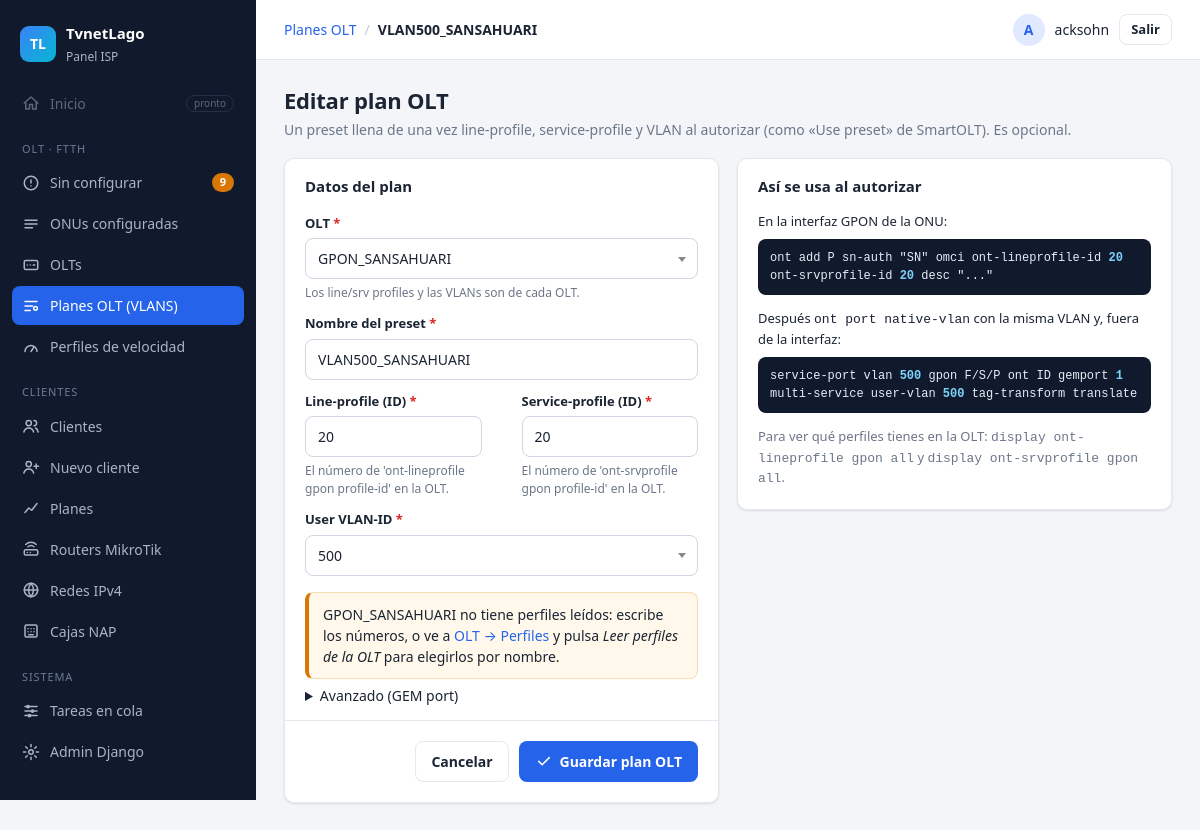
The app's page /olt/planes-olt/4/ (signed in) with its own data.
### Aplicaciones/ServerOLT/models.py (models this page shows, shortened)
class PlanOLT(models.Model):
    olt = models.ForeignKey(OLT, on_delete=models.CASCADE, related_name="planes", null=True, blank=True,
                            help_text="Vacío = plan viejo (de antes del paso 20): edítalo y elige su OLT")
    nombre = models.CharField(max_length=50)
    lineprofile_id = models.PositiveIntegerField()
    srvprofile_id = models.PositiveIntegerField()
    vlan = models.PositiveIntegerField()
    gemport = models.PositiveIntegerField(default=1)

class OLT(models.Model):
    PROTOCOLOS = [("ssh", "SSH"), ("telnet", "Telnet")]
    nombre = models.CharField(max_length=50, unique=True)
    host = models.CharField(max_length=100)
    puerto_ssh = models.PositiveIntegerField("Puerto (SSH o Telnet)", default=22)
    usuario = models.CharField(max_length=50)
    clave = models.CharField(max_length=100)
    protocolo = models.CharField(max_length=6, choices=PROTOCOLOS, default="ssh")
    solo_lectura = models.BooleanField(
        default=False,
        help_text="Márcalo si esta OLT la maneja otro sistema (ej. SmartOLT): "
                  "solo se lee, nunca se autoriza ni se da de baja desde aquí.")
    snmp_comunidad = models.CharField(max_length=50, blank=True)
    snmp_puerto = models.PositiveIntegerField(default=161)
    activa = models.BooleanField(default=True)
    ACCIONES = [("", "—"), ("info", "Leyendo info de la OLT"),
                ("puertos", "Leyendo puertos PON"), ("puerto", "Cambiando puertos PON"),
                ("reset_pon", "Reiniciando ONUs de un puerto"),
                ("vlans", "Leyendo VLANs"), ("crear_vlan", "Creando VLANs"),
                ("perfiles_ont", "Leyendo perfiles")]
    modelo_equipo = models.CharField("Modelo", max_length=40, blank=True)
    version = models.CharField("Versión", max_length=60, blank=True)
    encendida_desde = models.DateTimeField(null=True, blank=True)
    tarjetas = models.JSONField(default=list, blank=True)
    conectada = models.BooleanField(null=True, blank=True, help_text="Resultado de la última conexión")
    info_leida = models.DateTimeField(null=True, blank=True)
    accion_pendiente = models.CharField(max_length=12, choices=ACCIONES, blank=True, default="")
    accion_desde = models.DateTimeField(null=True, blank=True)
    ultimo_error = models.TextField(blank=True)
    perfiles = models.JSONField(default=dict, blank=True)
    def __str__(self):
        return self.nombre
    MINUTOS_TRABADA = 5  # paso 20b: una orden de OLT que no termina en este tiempo se da por fallida

### Aplicaciones/ServerOLT/views.py (the view)
# urls.py: path("planes-olt/<int:pk>/", views.plan_olt_form, name="plan_olt_editar"),
@login_required
def plan_olt_form(request, pk=None):
    if not request.user.has_perm("ServerOLT.change_planolt" if pk else "ServerOLT.add_planolt"):
        raise PermissionDenied
    plan = get_object_or_404(PlanOLT, pk=pk) if pk else None
    inicial = {"olt": int(request.GET["olt"])} if str(request.GET.get("olt", "")).isdigit() else None
    form = PlanOLTForm(request.POST or None, instance=plan, initial=inicial)
    if request.method == "POST" and form.is_valid():
        plan = form.save()
        messages.success(request, f"Plan OLT «{plan.nombre}» guardado. Se usará en las próximas "
                                  f"autorizaciones; las ONUs ya autorizadas no cambian.")
        return redirect(f"{reverse('olt:planes_olt')}?olt={plan.olt_id or ''}")
    usadas = plan.onu_set.filter(ont_id__isnull=False).count() if plan else 0
    return render(request, "olt/plan_olt_form.html", {"form": form, "plan": plan, "usadas": usadas})

### Aplicaciones/ServerOLT/context_processors.py (called while the page is built)
def menu(request):
    if not request.user.is_authenticated:
        return {}
    return {"menu_pendientes": ONU.objects.filter(estado="sin_autorizar").count()}

### Aplicaciones/ServerOLT/models.py (called while the page is built)
    def __str__(self):
        return f"{self.vlan_id}" + (f" - {self.descripcion}" if self.descripcion else "")

### Aplicaciones/ServerOLT/templates/olt/plan_olt_form.html (shortened to what this page needs)
{% extends "panel/base.html" %}
{% block migas %}<a href="{% url 'olt:planes_olt' %}">Planes OLT</a><span class="sep">/</span><strong>{% if plan %}{{ plan.nombre }}{% else %}Nuevo{% endif %}</strong>{% endblock %}
{% block contenido %}
<div class="cabecera">
  <div>
    <h1>{% if plan %}Editar plan OLT{% else %}Nuevo plan OLT{% endif %}</h1>
    <p class="sub">Un preset llena de una vez line-profile, service-profile y VLAN al autorizar (como «Use preset» de SmartOLT). Es opcional.</p>
  </div>
</div>
<form method="post" class="formulario-ancho" novalidate>
  <div class="rejilla-2">
    <div class="tarjeta formulario">
      <div class="tarjeta-titulo">Datos del plan</div>
      {% with campo=form.olt %}{% include "clientes/_campo.html" %}{% endwith %}
      {% with campo=form.nombre %}{% include "clientes/_campo.html" %}{% endwith %}
      <div class="campos-2">
        {% with campo=form.lineprofile_id %}{% include "clientes/_campo.html" %}{% endwith %}
        {% with campo=form.srvprofile_id %}{% include "clientes/_campo.html" %}{% endwith %}
      </div>
      {% with campo=form.vlan %}{% include "clientes/_campo.html" %}{% endwith %}
      {% if form.olt_elegida and not form.olt_elegida.perfiles_ont.exists %}
      <div class="aviso aviso-warning"><span>{{ form.olt_elegida.nombre }} no tiene perfiles leídos: escribe los números, o ve a
        <a href="{% url 'olt:perfiles_ont' form.olt_elegida.pk %}">OLT → Perfiles</a> y pulsa <em>Leer perfiles de la OLT</em> para elegirlos por nombre.</span></div>
      {% endif %}
      <details {% if form.gemport.errors %}open{% endif %}><summary>Avanzado (GEM port)</summary>
      </details>
      <div class="acciones">
        <a class="btn btn-fantasma" href="{% url 'olt:planes_olt' %}{% if plan.olt_id %}?olt={{ plan.olt_id }}{% endif %}">Cancelar</a>
        <button class="btn btn-primario" type="submit" data-cargando="Guardando…">
          <svg viewBox="0 0 24 24"><path d="M5 12.5l4.5 4.5L19 7.5"/></svg> Guardar plan OLT</button>
      </div>
    </div>
    <div class="tarjeta formulario">
      <div class="tarjeta-titulo">Así se usa al autorizar</div>
      <div class="pasos">
        <p>En la interfaz GPON de la ONU:</p>
        <code>ont add P sn-auth "SN" omci ont-lineprofile-id <b id="v-line">{{ form.lineprofile_id.value|default:"L" }}</b> ont-srvprofile-id <b id="v-srv">{{ form.srvprofile_id.value|default:"S" }}</b> desc "..."</code>
        <p>Después <span class="mono">ont port native-vlan</span> con la misma VLAN y, fuera de la interfaz:</p>
        <code>service-port vlan <b id="v-vlan">{{ form.vlan.value|default:"V" }}</b> gpon F/S/P ont ID gemport <b id="v-gem">{{ form.gemport.value|default:"G" }}</b> multi-service user-vlan <b class="v-vlan2">{{ form.vlan.value|default:"V" }}</b> tag-transform translate</code>
        <p class="tenue chico">Para ver qué perfiles tienes en la OLT: <span class="mono">display ont-lineprofile gpon all</span> y <span class="mono">display ont-srvprofile gpon all</span>.</p>
      </div>
    </div>
  </div>
</form>
{% endblock %}

### templates/panel/base.html (shortened to what this page needs)
{% load static %}<!DOCTYPE html>
<html lang="es">
<head>
  <link rel="stylesheet" href="{% static 'vendor/select2/select2.min.css' %}">
  <link rel="stylesheet" href="{% static 'css/panel.css' %}">
</head>
<body>
<div class="app">
  <aside class="sidebar" id="sidebar">
    <div class="marca">
      <span class="marca-logo">TL</span>
      <div><strong>TvnetLago</strong><small>Panel ISP</small></div>
    </div>
    {% with ruta=request.resolver_match.view_name %}
    <nav>
      <a class="item deshabilitado" title="Próximamente">
        <svg viewBox="0 0 24 24"><path d="M3 12l9-8 9 8M5 10v10h5v-6h4v6h5V10"/></svg>
        Inicio <span class="pronto">pronto</span>
      </a>
      <p class="seccion">OLT · FTTH</p>
      <a class="item {% if ruta == 'olt:sin_configurar' or ruta == 'olt:autorizar' %}activo{% endif %}"
         href="{% url 'olt:sin_configurar' %}">
        <svg viewBox="0 0 24 24"><circle cx="12" cy="12" r="9"/><path d="M12 8v4M12 16h.01"/></svg>
        Sin configurar
        <span id="menu-pendientes" data-vivo class="contador-caja">{% if menu_pendientes %}<span class="contador">{{ menu_pendientes }}</span>{% endif %}</span>
      </a>
      <a class="item {% if ruta == 'olt:configuradas' or ruta == 'olt:detalle_onu' %}activo{% endif %}" href="{% url 'olt:configuradas' %}">
        <svg viewBox="0 0 24 24"><path d="M4 7h16M4 12h16M4 17h10"/></svg>
        ONUs configuradas
      </a>
      <a class="item {% if ruta == 'olt:olts' or ruta == 'olt:detalle_olt' or ruta == 'olt:olt_nueva' or ruta == 'olt:olt_editar' %}activo{% endif %}" href="{% url 'olt:olts' %}">
        <svg viewBox="0 0 24 24"><rect x="3" y="6" width="18" height="12" rx="2"/><path d="M7 12h.01M11 12h.01M15 12h2"/></svg>
        OLTs
      </a>
      <a class="item {% if ruta == 'olt:planes_olt' or ruta == 'olt:plan_olt_nuevo' or ruta == 'olt:plan_olt_editar' %}activo{% endif %}" href="{% url 'olt:planes_olt' %}">
        <svg viewBox="0 0 24 24"><path d="M4 6h16M4 12h10M4 18h7"/><circle cx="18" cy="15" r="2.5"/></svg>
        Planes OLT (VLANS)
      </a>
      <a class="item {% if ruta == 'olt:velocidades' or ruta == 'olt:velocidad_nueva' or ruta == 'olt:velocidad_editar' %}activo{% endif %}" href="{% url 'olt:velocidades' %}">
        <svg viewBox="0 0 24 24"><path d="M4 18a8 8 0 1 1 16 0"/><path d="M12 18l4-6"/></svg>
        Perfiles de velocidad
      </a>
      <p class="seccion">Clientes</p>
      <a class="item {% if request.resolver_match.namespace == 'clientes' and ruta != 'clientes:nuevo' and 'plan' not in ruta and 'router' not in ruta %}activo{% endif %}" href="{% url 'clientes:lista' %}">
        <svg viewBox="0 0 24 24"><circle cx="9" cy="8" r="3.5"/><path d="M2.5 20c.8-3.5 3.3-5.5 6.5-5.5s5.7 2 6.5 5.5M16 4.5a3.5 3.5 0 010 7M18 14.6c1.9.7 3 2.6 3.5 5.4"/></svg>
        Clientes
      </a>
      {% if perms.ServerMikro.add_cliente %}
      <a class="item {% if ruta == 'clientes:nuevo' %}activo{% endif %}" href="{% url 'clientes:nuevo' %}">
        <svg viewBox="0 0 24 24"><circle cx="9" cy="8" r="3.5"/><path d="M2.5 20c.8-3.5 3.3-5.5 6.5-5.5s5.7 2 6.5 5.5M19 8v6M16 11h6"/></svg>
        Nuevo cliente
      </a>
      {% endif %}
      <a class="item {% if ruta == 'clientes:planes' or ruta == 'clientes:plan_nuevo' or ruta == 'clientes:plan_editar' %}activo{% endif %}" href="{% url 'clientes:planes' %}">
        <svg viewBox="0 0 24 24"><path d="M4 18l5-6 4 3 7-9"/></svg>
        Planes
      </a>
      <a class="item {% if 'router' in ruta %}activo{% endif %}" href="{% url 'clientes:routers' %}">
        <svg viewBox="0 0 24 24"><rect x="3" y="13" width="18" height="7" rx="2"/><path d="M7 16.5h.01M11 16.5h.01M8 9a6 6 0 018 0M5 6a10 10 0 0114 0"/></svg>
        Routers MikroTik
      </a>
      <a class="item {% if ruta == 'clientes:redes' or 'clientes:red_' in ruta %}activo{% endif %}" href="{% url 'clientes:redes' %}">
        <svg viewBox="0 0 24 24"><circle cx="12" cy="12" r="9"/><path d="M3 12h18M12 3a14 14 0 010 18M12 3a14 14 0 000 18"/></svg>
        Redes IPv4
      </a>
      <a class="item {% if 'clientes:nap' in ruta %}activo{% endif %}" href="{% url 'clientes:naps' %}">
        <svg viewBox="0 0 24 24"><rect x="4" y="4" width="16" height="16" rx="2"/><path d="M8 9h.01M12 9h.01M16 9h.01M8 13h.01M12 13h.01M16 13h.01M9 17h6"/></svg>
        Cajas NAP
      </a>
      <p class="seccion">Sistema</p>
      <a class="item {% if ruta == 'tareas:lista' %}activo{% endif %}" href="{% url 'tareas:lista' %}">
        <svg viewBox="0 0 24 24"><path d="M4 6h16M4 12h16M4 18h16"/><circle cx="8" cy="6" r="1.5"/><circle cx="14" cy="12" r="1.5"/><circle cx="10" cy="18" r="1.5"/></svg>
        Tareas en cola
      </a>
      {% if user.is_staff %}
      <a class="item" href="{% url 'admin:index' %}">
        <svg viewBox="0 0 24 24"><circle cx="12" cy="12" r="3"/><path d="M12 2v3M12 19v3M2 12h3M19 12h3M4.9 4.9L7 7M17 17l2.1 2.1M4.9 19.1L7 17M17 7l2.1-2.1"/></svg>
        Admin Django
      </a>
      {% endif %}
    </nav>
    {% endwith %}
  </aside>
  <div class="principal">
    <header class="topbar">
      <div class="migas">{% block migas %}{% endblock %}</div>
      {% if user.is_authenticated %}
      <form method="post" action="{% url 'logout' %}" class="usuario">
        <span class="avatar">{{ user.username|slice:":1"|upper }}</span>
        <span class="usuario-nombre">{{ user.username }}</span>
        <button type="submit" class="btn btn-fantasma btn-sm">Salir</button>
      </form>
      {% endif %}
    </header>
    <main class="contenido">
      {% block contenido %}{% endblock %}
    </main>
  </div>
</div>
</body>
</html>

### Aplicaciones/ServerMikro/templates/clientes/_campo.html (shortened to what this page needs)
{% if campo.field.widget.input_type == "checkbox" %}
<div class="campo campo-check {% if campo.errors %}con-error{% endif %}">
  <label>{{ campo }} {{ campo.label }}</label>
  {% if campo.help_text %}<small class="ayuda">{{ campo.help_text }}</small>{% endif %}
</div>
{% else %}
<div class="campo {% if campo.errors %}con-error{% endif %}">
  <label for="{{ campo.id_for_label }}">{{ campo.label }}{% if campo.field.required %} <span class="req">*</span>{% endif %}</label>
  {{ campo }}
  {% if campo.help_text %}<small class="ayuda">{{ campo.help_text }}</small>{% endif %}
</div>
{% endif %}

### records on screen
PlanOLT: nombre "VLAN500_SANSAHUARI", lineprofile_id "20", srvprofile_id "20"
OLT: olt_elegida.nombre "GPON_SANSAHUARI"

### other values on screen
{{ menu_pendientes }} "9"
{{ user.username|slice:":1"|upper }} "A"
{{ user.username }} "acksohn"
{{ campo.label }} "OLT Nombre del preset Line-profile (ID) Service-profile (ID) User VLAN-ID"
{{ campo.help_text }} "Los line/srv profiles y las VLANs son de cada OLT. El número de 'ont-lineprofile gpon profile-id' en la OLT. El número de 'ont-srvprofile gpon profile-id' en la OLT."
